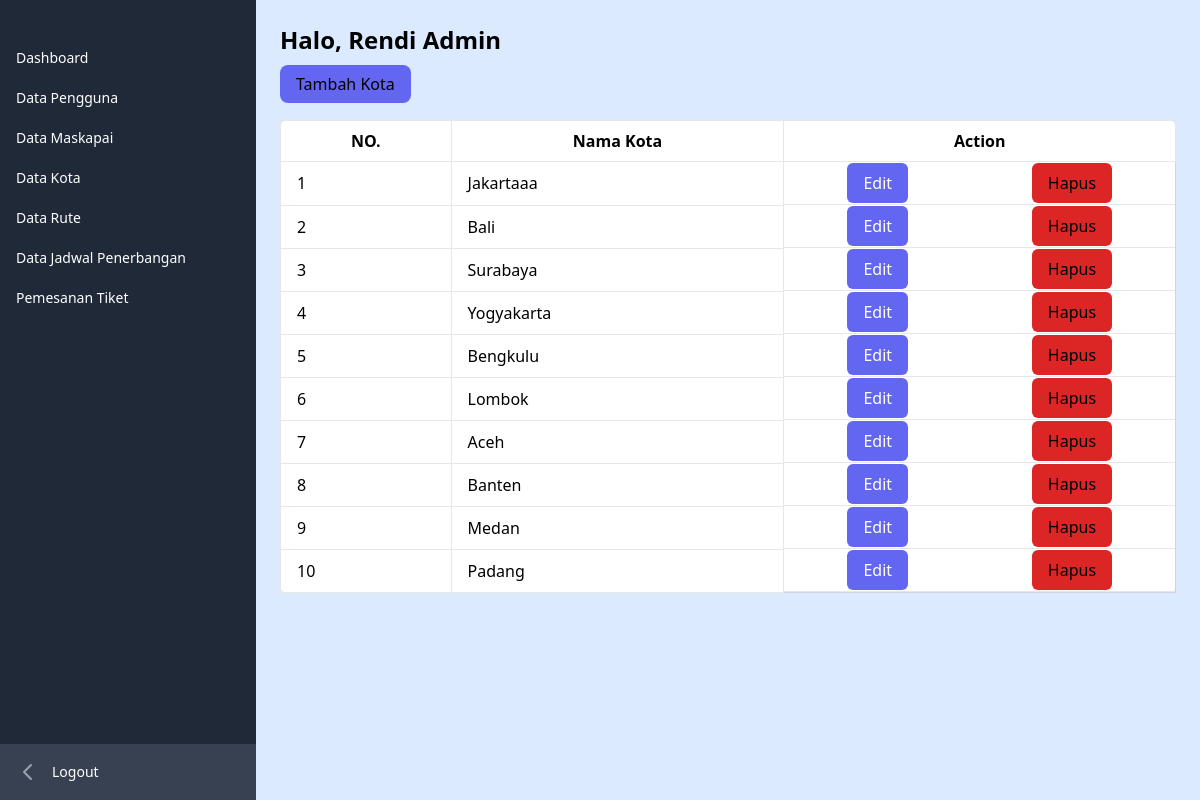
The page /admin/kota/index.php (signed in) on the database its author committed.
### tables this page shows
CREATE TABLE `kota` (
  `id_kota` int(11) NOT NULL,
  `nama_kota` varchar(255) NOT NULL
);

### admin/kota/functions.php (called while the page is built, shortened)
<?php
require '../../koneksi.php';
function query($query){
    global $conn;
    $rows = [];
    $result = mysqli_query($conn, $query);
    while($row = mysqli_fetch_assoc($result)){
        $rows[] = $row;
    }
    return $rows;
}

### admin/kota/index.php (the view, shortened to what this page needs)
<?php
require 'functions.php';
$kota = query("SELECT * FROM kota");
?>
<?php require '../../layouts/sidebar_admin.php'; ?>
<div class="flex-auto overflow-x-hidden bg-blue-100">
            <div class="p-6">
                <div class="">
                    <h1 class="text-2xl font-semibold text-blue-950 mb-4">Halo, <?= $_SESSION["nama_lengkap"]; ?></h1>
                </div>
                <div>
                    <a href="tambah.php" class="bg-indigo-500 px-4 py-2 rounded-lg">Tambah Kota</a>
                </div>
                <table class="min-w-full border-collapse bg-white border border-gray-300 rounded-lg mt-6">
                    <thead>
                        <tr>
                            <th class="border py-2 px-4 border-b">NO.</th>
                            <th class="border py-2 px-4 border-b">Nama Kota</th>
                            <th class="border py-2 px-4 border-b">Action</th>
                        </tr>
                    </thead>
                    <tbody>
                    <?php $no = 1; ?>
                    <?php foreach($kota as $data) : ?>
                            <tr>
                                <td class="border py-2 px-4 border-b"><?= $no; ?></td>
                                <td class="border py-2 px-4 border-b"><?= $data["nama_kota"]; ?></td>
                                <td class="flex  py-2px-2 border-b justify-around items-center">
                                    <a href="edit.php?id=<?= $data["id_kota"]; ?>"
                                        class="fa-solid fa-pen-to-square text-md bg-indigo-500 text-white py-2 px-4 hover:text-black rounded-md"></i>Edit</a>
                                    <form action="hapus.php?id=<?= $data["id_kota"]; ?>" class=" inline-block" method="post">
                                        <button type="submit"
                                            class="fa-solid fa-trash text-md bg-red-600 py-2 px-4 text-black hover:text-white rounded-md"></i>Hapus</button>
                                    </form>
                                </td>
                            </tr>
                    </tbody>
                    <?php $no++; ?>
                    <?php endforeach; ?>
                </table>
            </div>
        </div>

### rows shown on the page
kota: nama_kota "Jakartaaa"
kota: nama_kota "Bali"
kota: nama_kota "Surabaya"
kota: nama_kota "Yogyakarta"
kota: nama_kota "Bengkulu"
kota: nama_kota "Lombok"
kota: nama_kota "Aceh"
kota: nama_kota "Banten"
kota: nama_kota "Medan"
kota: nama_kota "Padang"

### other values the page prints
$_SESSION["nama_lengkap"] "Rendi Admin"
